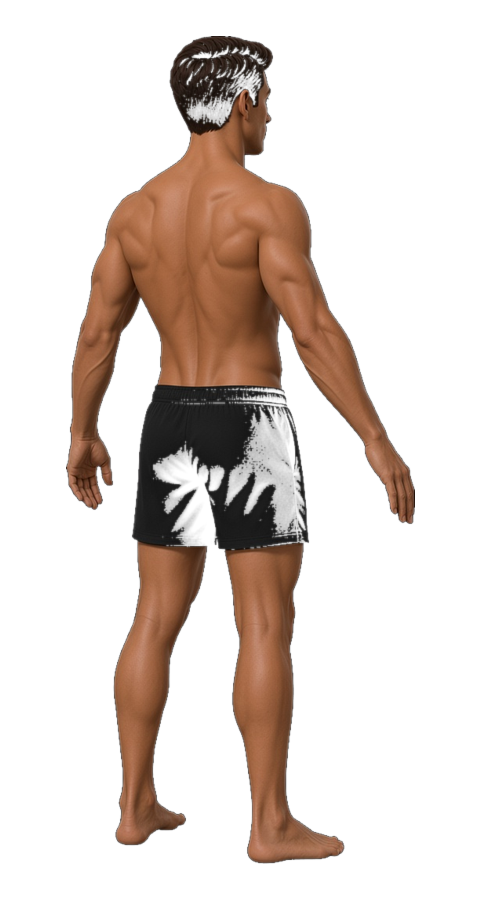
#> input picture smart-fashion-finder/assets/images/bases/turn/man_225.png, 480 x 900 px
$ python -i fit-man-shirtless-bases.py   (imports and definitions only)
#> lines starting #> are read from the running program, lines starting #| are printed output that depends on the picture; after the words box and inside, x2 and y2 are one past the last pixel; in counts of white or black regions, pixels touching at a corner belong together
#!/usr/bin/env python3
"""
Fit AI-generated shirtless man bases onto Standard Fit 480×900 RGBA
(transparent black bg), matching the legacy tank framing (head≈36, feet≈863).

Sources: /opt/cursor/artifacts/assets/man_base_shirtless_{front,45,90,135,180}.jpg
Outputs: assets/images/bases/man.png + turn/man_{0,45,90,135,180,225,270,315}.png
"""
from __future__ import annotations

from pathlib import Path

import numpy as np
from PIL import Image, ImageFilter

ROOT = Path(__file__).resolve().parents[1]
BASES = ROOT / "assets/images/bases"
TURN = BASES / "turn"
SRC = Path("/opt/cursor/artifacts/assets")

CANVAS_W, CANVAS_H = 480, 900
# Match clean tank subject framing from git 66b18ac5
TARGET_TOP = 36
TARGET_BOTTOM = 863  # inclusive
TARGET_H = TARGET_BOTTOM - TARGET_TOP + 1  # 828


def subject_mask(rgb: np.ndarray) -> np.ndarray:
    """Soft subject mask from near-black studio background."""
    lum = rgb.max(axis=2).astype(np.float32)
    # hard core + soft edge
    hard = lum > 22
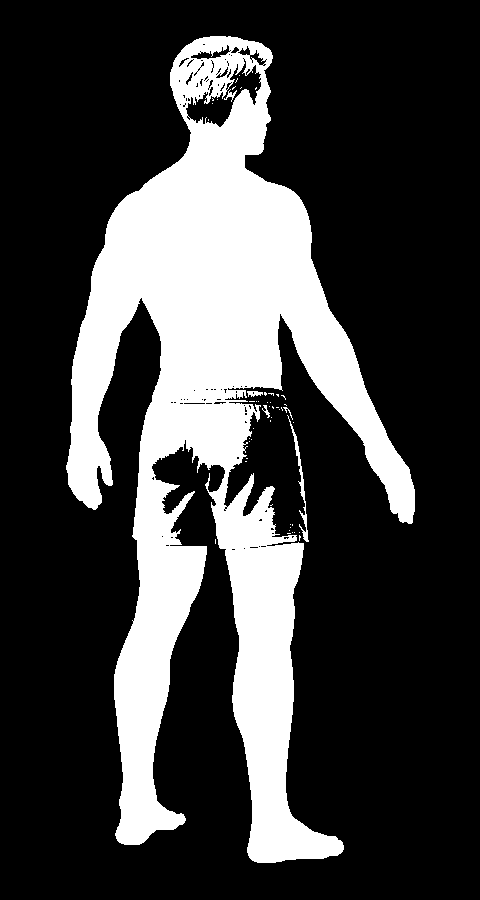
#> hard: shape (900, 480) bool; 25.1% white; 50 white regions (44 under 20 px), largest, box (x1, y1, x2, y2) and area: (66, 36, 415, 863) 107918, (287, 415, 309, 542) 378, (247, 391, 263, 397) 65, (224, 89, 237, 102) 52, (262, 405, 270, 418) 39, (283, 407, 293, 420) 27
    soft = np.clip((lum - 8.0) / 28.0, 0.0, 1.0)
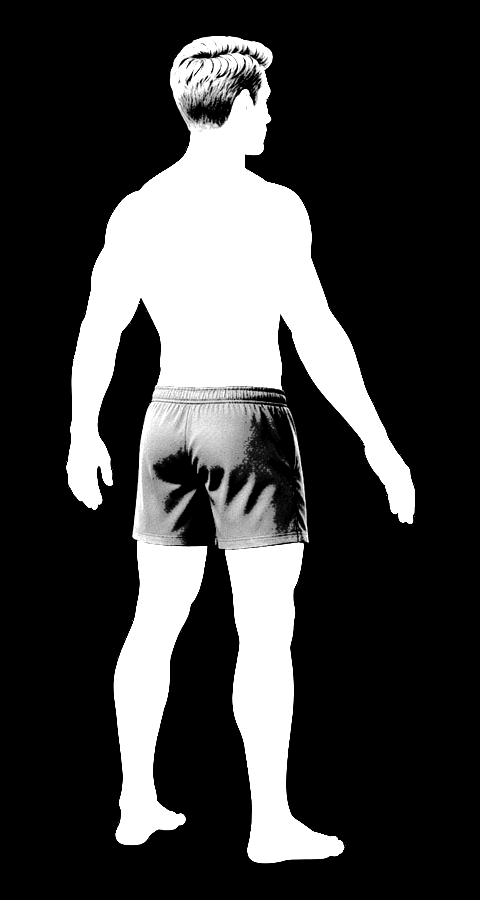
#> soft: shape (900, 480) float32; min 0, max 1, mean 0.245
    # keep hard interior fully opaque
    alpha = np.where(hard, 1.0, soft)
    return alpha


def bbox_from_alpha(alpha: np.ndarray, thr: float = 0.15) -> tuple[int, int, int, int]:
    ys, xs = np.where(alpha >= thr)
    if len(xs) == 0:
        raise RuntimeError("empty subject")
    return int(xs.min()), int(ys.min()), int(xs.max()), int(ys.max())


def fit_to_canvas(src_path: Path, *, flip: bool = False) -> Image.Image:
    im = Image.open(src_path).convert("RGB")
    if flip:
        im = im.transpose(Image.FLIP_LEFT_RIGHT)
    rgb = np.array(im)
    alpha = subject_mask(rgb)
    x0, y0, x1, y1 = bbox_from_alpha(alpha)
#> x0 = 66; y0 = 36; x1 = 414; y1 = 863
    crop_rgb = rgb[y0 : y1 + 1, x0 : x1 + 1]
    crop_a = alpha[y0 : y1 + 1, x0 : x1 + 1]
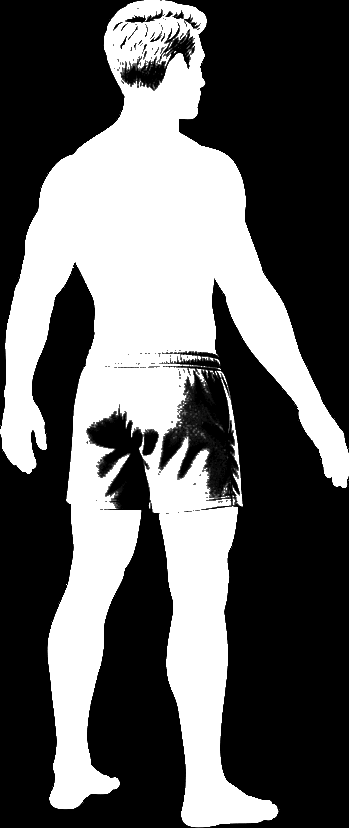
#> crop_a: shape (828, 349) float32; min 0, max 1, mean 0.382
    ch, cw = crop_a.shape
#> ch = 828; cw = 349
    scale = TARGET_H / ch
#> scale = 1
    new_w = max(1, int(round(cw * scale)))
#> new_w = 349
    new_h = TARGET_H
    rgba = np.dstack([crop_rgb, (crop_a * 255).astype(np.uint8)])
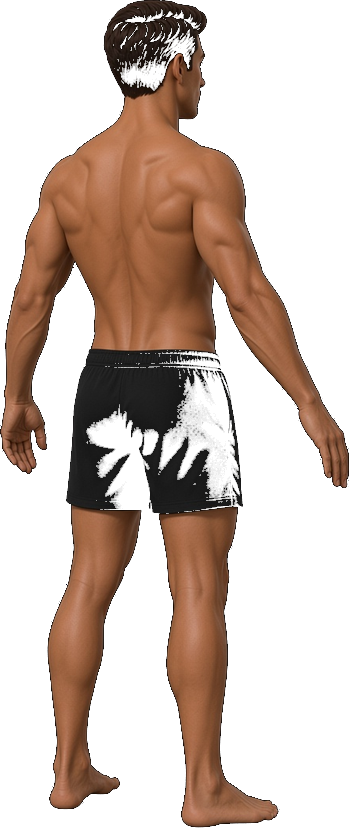
#> rgba: shape (828, 349, 4); mean R, G, B, A 48.2, 31.3, 21.9, 97.3; transparent parts drawn white
    pil = Image.fromarray(rgba, "RGBA").resize((new_w, new_h), Image.Resampling.LANCZOS)
    # slight edge soften
    a = pil.split()[3].filter(ImageFilter.GaussianBlur(radius=0.6))
    r, g, b, _ = pil.split()
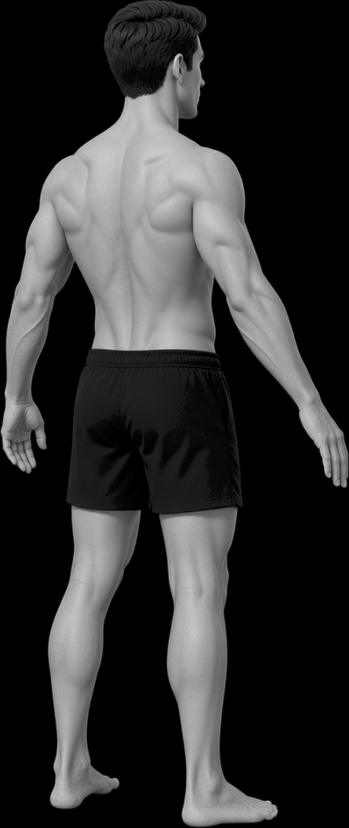
#> r: PIL image 349x828 L; min 0, max 212, mean 48.2
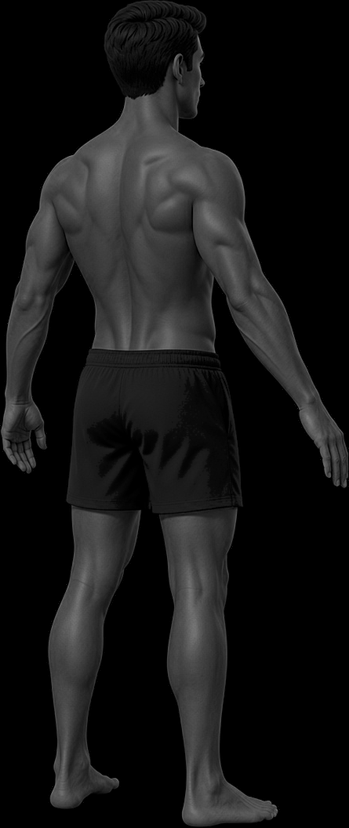
#> b: PIL image 349x828 L; min 0, max 125, mean 21.9
    pil = Image.merge("RGBA", (r, g, b, a))

    canvas = Image.new("RGBA", (CANVAS_W, CANVAS_H), (0, 0, 0, 0))
#> canvas: PIL image 480x900 RGBA; every value is 0
    x = (CANVAS_W - new_w) // 2
#> x = 65
    y = TARGET_TOP
    canvas.paste(pil, (x, y), pil)
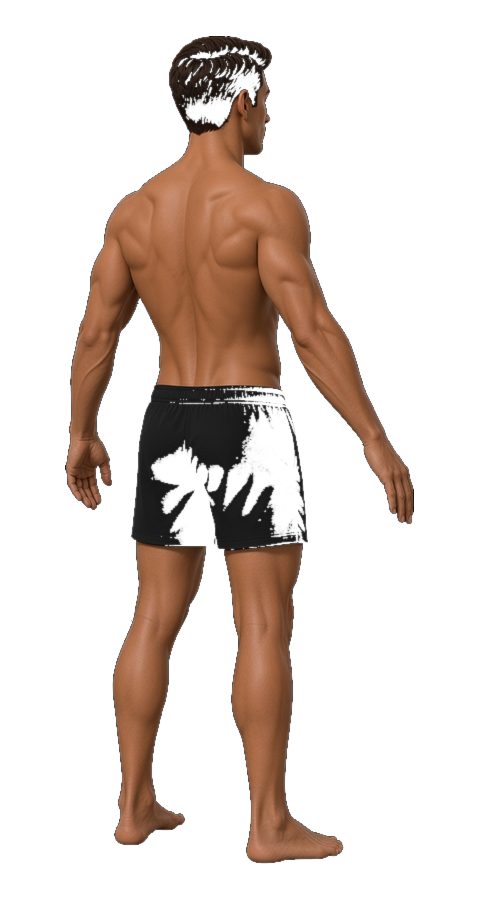
#> canvas: PIL image 480x900 RGBA; mean R, G, B, A 31.9, 20.7, 14.3, 63.5; transparent parts drawn white
    return canvas


def main() -> None:
    mapping = {
        "front": (SRC / "man_base_shirtless_front.jpg", False),
        "45": (SRC / "man_base_shirtless_45.jpg", False),
        # generated profile faced opposite of legacy man_90 — flip to match
        "90": (SRC / "man_base_shirtless_90.jpg", True),
        "135": (SRC / "man_base_shirtless_135.jpg", False),
        "180": (SRC / "man_base_shirtless_180.jpg", False),
    }
    for key, (path, flip) in mapping.items():
        if not path.exists():
            raise SystemExit(f"missing source: {path}")
        print(f"fit {key} from {path.name} flip={flip}")
        out = fit_to_canvas(path, flip=flip)
        if key == "front":
            out.save(BASES / "man.png", optimize=True)
            out.save(TURN / "man_0.png", optimize=True)
            print("  -> man.png, turn/man_0.png", out.size)
        else:
            dest = TURN / f"man_{key}.png"
            out.save(dest, optimize=True)
            print(f"  -> {dest.relative_to(ROOT)}", out.size)

    # Mirrored companions for on-disk completeness (not in TURN_YAWS)
    pairs = [("45", "315"), ("90", "270"), ("135", "225")]
    for src_yaw, dst_yaw in pairs:
        src = Image.open(TURN / f"man_{src_yaw}.png")
        flipped = src.transpose(Image.FLIP_LEFT_RIGHT)
        flipped.save(TURN / f"man_{dst_yaw}.png", optimize=True)
        print(f"mirror man_{src_yaw} -> man_{dst_yaw}")

    # Quick framing report
    for name in ["man.png", "turn/man_0.png", "turn/man_45.png", "turn/man_90.png", "turn/man_135.png", "turn/man_180.png"]:
        im = Image.open(BASES / name)
        a = np.array(im)
        ys, xs = np.where(a[:, :, 3] > 40)
        print(
            f"QA {name}: bbox=({xs.min()},{ys.min()})-({xs.max()},{ys.max()}) "
            f"h={ys.max()-ys.min()+1} alpha_mean={a[:,:,3].mean():.1f}"
        )


# [2 lines not run here, left out]

>>> result = fit_to_canvas('../assets/images/bases/turn/man_225.png')

$ run again, on smart-fashion-finder/assets/images/design-reference.jpg
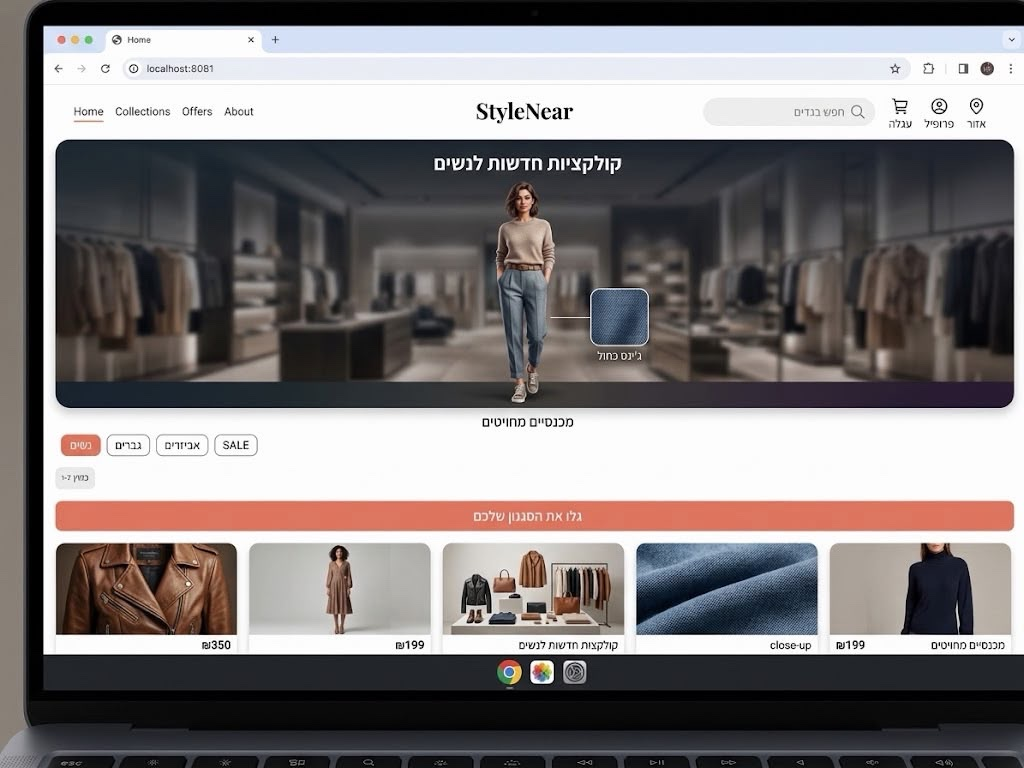
#> input picture smart-fashion-finder/assets/images/design-reference.jpg, 1024 x 768 px
#> in fit_to_canvas, im is the input picture: PIL image 1024x768 RGB; mean R, G, B 126.7, 121.7, 122.2
#> in subject_mask, `hard = lum > 22`:
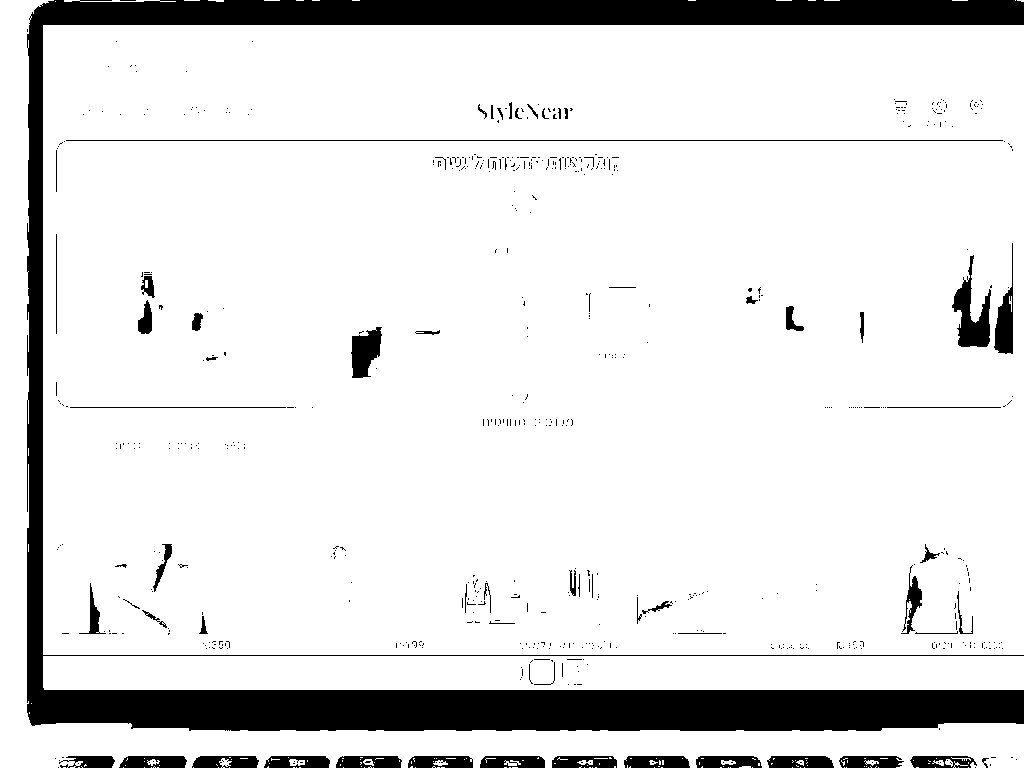
#> hard: shape (768, 1024) bool; 88.2% white; 640 black regions (577 under 20 px), largest, box (x1, y1, x2, y2) and area: (27, 0, 1024, 731) 74175, (952, 255, 991, 347) 1571, (351, 327, 382, 378) 1053
#> x0 = 0; x1 = 1023; y1 = 767
#> in fit_to_canvas, `canvas.paste(pil, (x, y), pil)`:
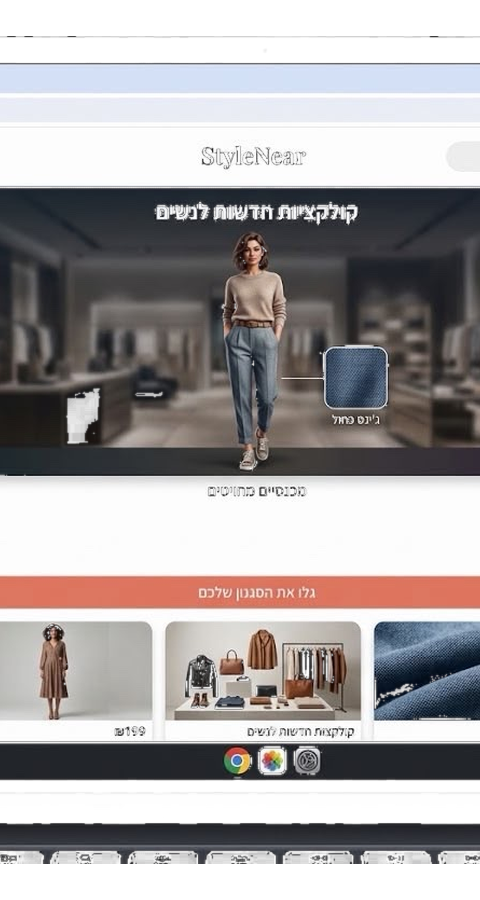
#> canvas: PIL image 480x900 RGBA; mean R, G, B, A 120.3, 116.3, 117, 208.4; transparent parts drawn white

$ run again, on smart-fashion-finder/assets/images/bases/boy.png
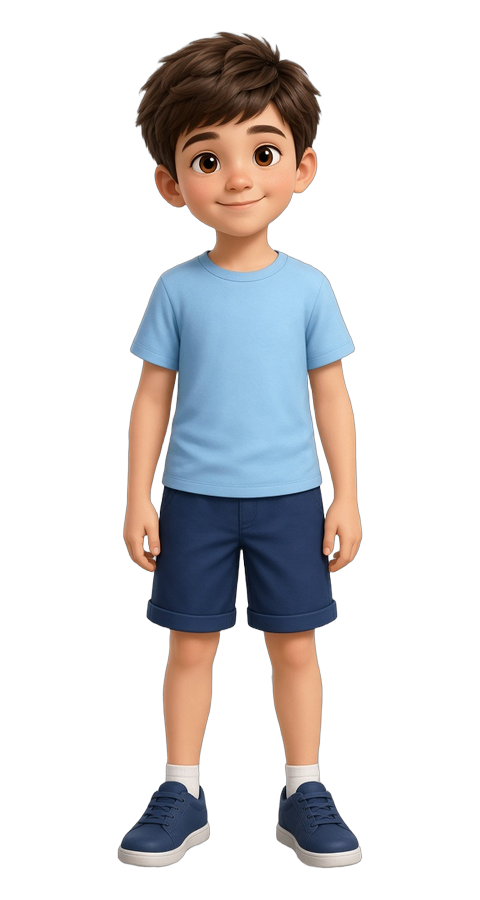
#> input picture smart-fashion-finder/assets/images/bases/boy.png, 480 x 900 px
#> in subject_mask, `hard = lum > 22`:
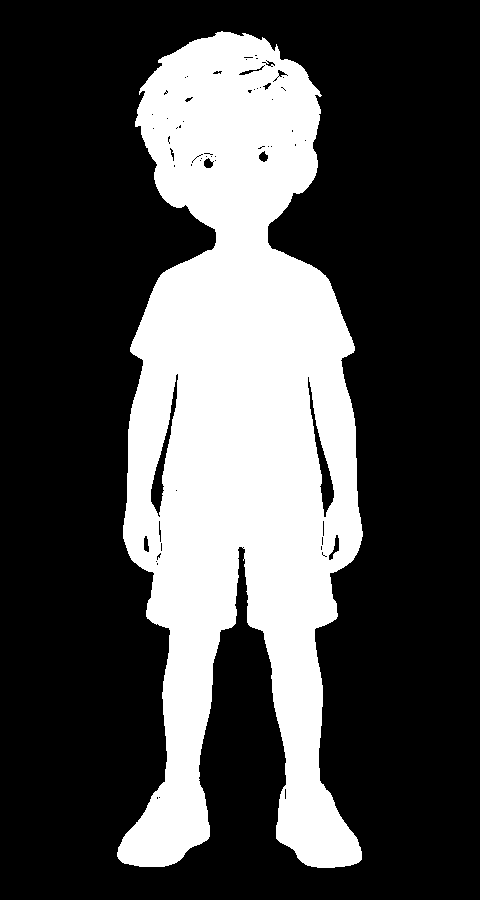
#> hard: shape (900, 480) bool; 29.6% white; 1 white region, box (x1, y1, x2, y2) and area: (117, 31, 363, 868) 128078
#> x0 = 117; y0 = 31; x1 = 362; y1 = 867
#> in fit_to_canvas, `canvas.paste(pil, (x, y), pil)`:
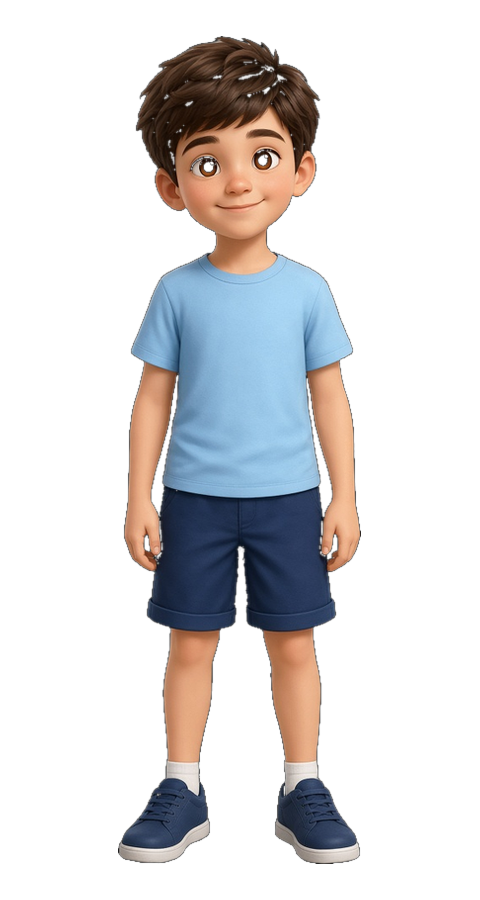
#> canvas: PIL image 480x900 RGBA; mean R, G, B, A 36.9, 35.5, 36.5, 73.1; transparent parts drawn white
